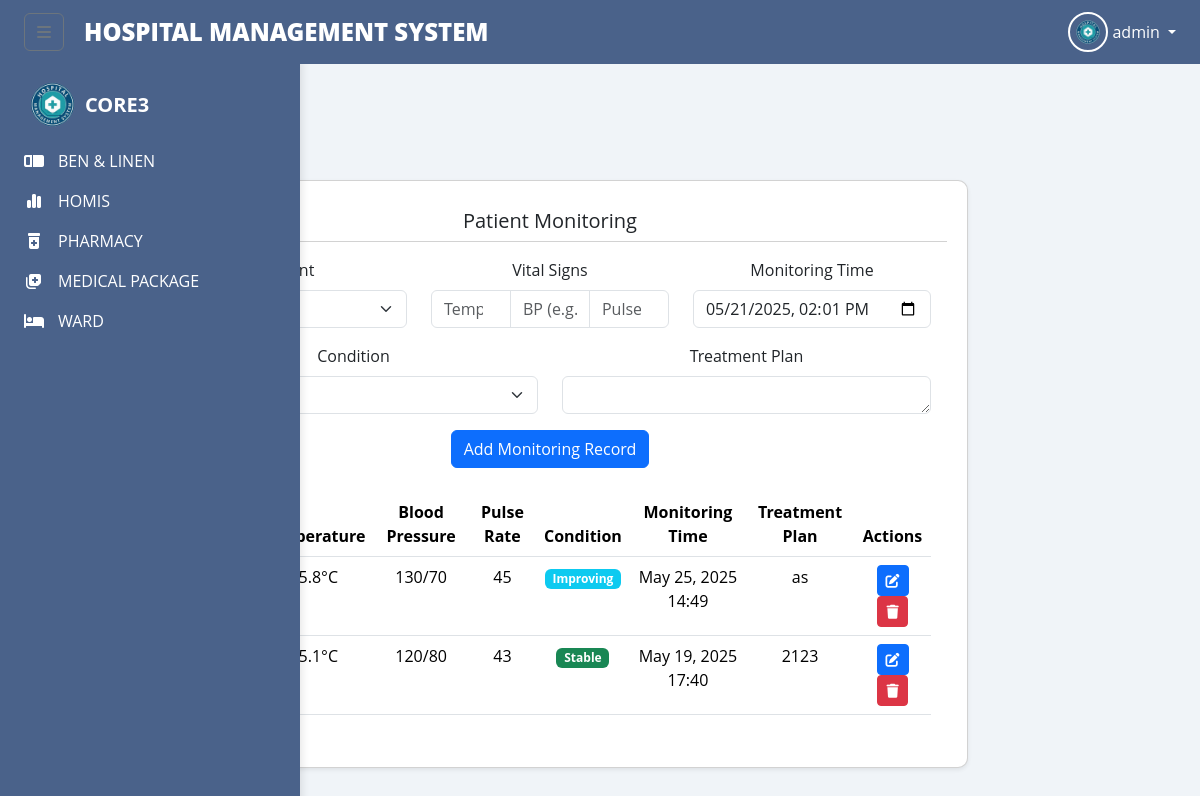
The app's page /patient_monitoring.php (signed in) with its own data.
### tables this page shows
CREATE TABLE `patient_monitoring` (
  `monitoring_id` int(11) NOT NULL,
  `patient_id` int(11) NOT NULL,
  `temperature` decimal(4,1) DEFAULT NULL,
  `blood_pressure` varchar(20) DEFAULT NULL,
  `pulse_rate` int(11) DEFAULT NULL,
  `condition` enum('stable','critical','improving','deteriorating') NOT NULL DEFAULT 'stable',
  `monitoring_time` datetime NOT NULL,
  `treatment_plan` text DEFAULT NULL,
  `created_by` int(11) NOT NULL,
  `created_at` timestamp NOT NULL DEFAULT current_timestamp()
);

### patient_monitoring.php (the view, shortened to what this page needs)
<?php
include 'config.php';
try {
    $conn->query("ALTER TABLE patient_monitoring ADD COLUMN treatment_plan TEXT NULL AFTER monitoring_time");
} catch (mysqli_sql_exception $e) {}
try {
    $conn->query("ALTER TABLE patient_monitoring DROP COLUMN notes");
} catch (mysqli_sql_exception $e) {}
$records = [];
$query = "
    SELECT pm.*, CONCAT(p.first_name, ' ', p.last_name) as patient_name
    FROM patient_monitoring pm
    LEFT JOIN patients p ON pm.patient_id = p.patient_id
    ORDER BY pm.monitoring_time DESC
";
$result = $conn->query($query);
if ($result) {
    while ($row = $result->fetch_assoc()) {
        $records[] = $row;
    }
}
?>
<!DOCTYPE html>
<html lang="en">
<head>
    <link href="https://cdn.jsdelivr.net/npm/bootstrap@5.3.3/dist/css/bootstrap.min.css" rel="stylesheet">
    <link rel="stylesheet" href="https://cdnjs.cloudflare.com/ajax/libs/font-awesome/6.5.2/css/all.min.css">
    <link href='https://unpkg.com/boxicons@2.1.4/css/boxicons.min.css' rel='stylesheet'>
    <link rel="stylesheet" href="../components/tm.css">
</head>
<body>
    <?php include_once 'index.php'; ?>
    <div class="main-content">
        <div class="container-fluid">
            <div class="row">
                <div class="col-12">
                    <div class="card shadow-sm">
                        <div class="card-header bg-white">
                            <h5 class="mb-0">Patient Monitoring</h5>
                        </div>
                        <div class="card-body">
                            <form method="POST" class="mb-4">
                                <div class="row">
                                    <div class="col-md-4 mb-3">
                                        <label class="form-label">Patient</label>
                                    </div>
                                    <div class="col-md-4 mb-3">
                                        <label class="form-label">Vital Signs</label>
                                        <div class="input-group">
                                            <input type="number" name="temperature" class="form-control" placeholder="Temp (°C)" step="0.1" min="35.0" max="42.0" required>
                                            <input type="text" name="blood_pressure" class="form-control" placeholder="BP (e.g. 120/80)" pattern="[0-9]{2,3}/[0-9]{2,3}" required>
                                            <input type="number" name="pulse_rate" class="form-control" placeholder="Pulse" min="40" max="220" required>
                                        </div>
                                    </div>
                                    <div class="col-md-4 mb-3">
                                        <label class="form-label">Monitoring Time</label>
                                        <input type="datetime-local" name="monitoring_time" class="form-control" value="<?php echo date('Y-m-d\TH:i'); ?>" required>
                                    </div>
                                </div>
                                <div class="row">
                                    <div class="col-md-6 mb-3">
                                        <label class="form-label">Condition</label>
                                        <select name="condition" class="form-select" required>
                                            <option value="stable">Stable</option>
                                        </select>
                                    </div>
                                    <div class="col-md-6 mb-3">
                                        <label class="form-label">Treatment Plan</label>
                                        <textarea name="treatment_plan" class="form-control" rows="1"></textarea>
                                    </div>
                                </div>
                                <button type="submit" class="btn btn-primary">Add Monitoring Record</button>
                            </form>
                            <div class="table-responsive">
                                <table class="table table-hover">
                                    <thead>
                                        <tr>
                                            <th>Patient Name</th>
                                            <th>Temperature</th>
                                            <th>Blood Pressure</th>
                                            <th>Pulse Rate</th>
                                            <th>Condition</th>
                                            <th>Monitoring Time</th>
                                            <th>Treatment Plan</th>
                                            <th>Actions</th>
                                        </tr>
                                    </thead>
                                    <tbody>
                                        <?php if (count($records) > 0): ?>
                                            <?php foreach ($records as $record): ?>
                                                <tr>
                                                    <td>
                                                    </td>
                                                    <td><?php echo $record['temperature']; ?>°C</td>
                                                    <td><?php echo htmlspecialchars($record['blood_pressure']); ?></td>
                                                    <td><?php echo $record['pulse_rate']; ?></td>
                                                    <td>
                                                        <?php if ($record['condition'] === 'stable'): ?>
                                                            <span class="badge bg-success">Stable</span>
                                                        <?php elseif ($record['condition'] === 'critical'): ?>
                                                            <span class="badge bg-danger">Critical</span>
                                                        <?php elseif ($record['condition'] === 'improving'): ?>
                                                            <span class="badge bg-info">Improving</span>
                                                        <?php elseif ($record['condition'] === 'deteriorating'): ?>
                                                            <span class="badge bg-warning">Deteriorating</span>
                                                        <?php endif; ?>
                                                    </td>
                                                    <td><?php echo date('M d, Y H:i', strtotime($record['monitoring_time'])); ?></td>
                                                    <td><?php echo htmlspecialchars($record['treatment_plan']); ?></td>
                                                    <td>
                                                        <button class="btn btn-sm btn-primary"
                                                                onclick="editRecord(<?php echo $record['monitoring_id']; ?>,
                                                                '<?php echo $record['temperature']; ?>',
                                                                '<?php echo $record['blood_pressure']; ?>',
                                                                <?php echo $record['pulse_rate']; ?>,
                                                                '<?php echo $record['condition']; ?>',
                                                                '<?php echo addslashes($record['treatment_plan'] ?? ''); ?>')">
                                                            <i class="fas fa-edit"></i>
                                                        </button>
                                                        <a href="?delete=<?php echo $record['monitoring_id']; ?>"
                                                           class="btn btn-sm btn-danger"
                                                           onclick="return confirm('Are you sure you want to delete this record?')">
                                                            <i class="fas fa-trash"></i>
                                                        </a>
                                                    </td>
                                                </tr>
                                            <?php endforeach; ?>
                                        <?php else: ?>
                                            <tr>
                                                <td colspan="8" class="text-center">No monitoring records found</td>
                                            </tr>
                                        <?php endif; ?>
                                    </tbody>
                                </table>
                            </div>
                        </div>
                    </div>
                </div>
            </div>
        </div>
    </div>
</body>
</html>

### patient_monitoring.php (style rules this page uses)
.main-content { margin-left: 300px; transition: margin-left 0.3s; padding: 20px; width: calc(100% - 300px); }
.container-fluid { padding: 0; margin: 0; width: 100%; }
.card { margin-bottom: 20px; }

### index.php (style rules this page uses)
body { font-family: 'Open Sans', sans-serif; background-color: #F0F4F8; }
.main-content { margin-left: 0; transition: margin-left 0.3s; padding-top: 64px; }
#sidebar:not(.collapsed) ~ .main-content { margin-left: 100px; }
.card { background-color: #fff; border-radius: 10px; box-shadow: 0 6px 12px rgba(0,0,0,0.08); padding: 20px; flex: 1 1 250px; text-align: center; transition: transform 0.3s, box-shadow 0.3s; }

### records on screen
patient_monitoring: temperature "35.8", blood_pressure "130/70", pulse_rate "45", condition "Improving", monitoring_time "May 25, 2025 14:49", treatment_plan "as"
patient_monitoring: temperature "35.1", blood_pressure "120/80", pulse_rate "43", condition "Stable", monitoring_time "May 19, 2025 17:40", treatment_plan "2123"

### other values on screen
$_SESSION['account_type'] "admin"
